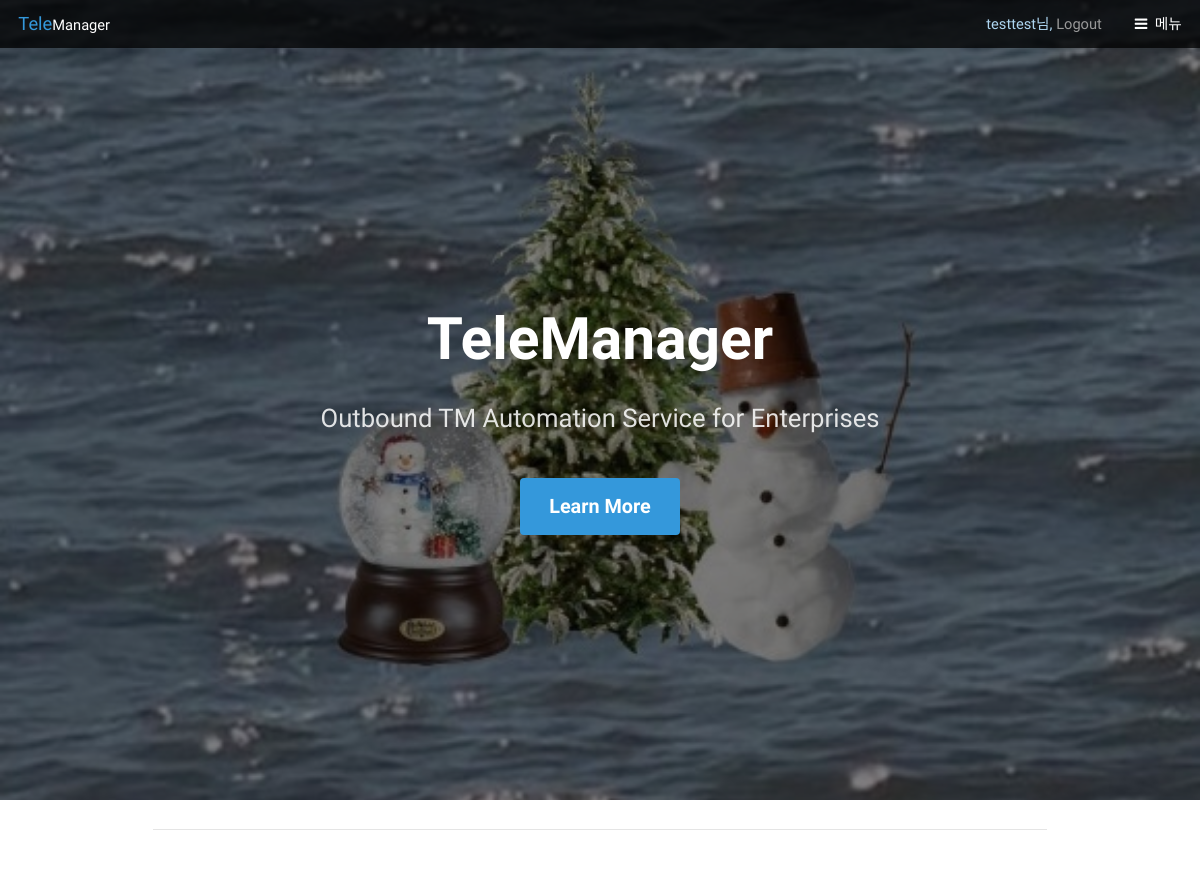
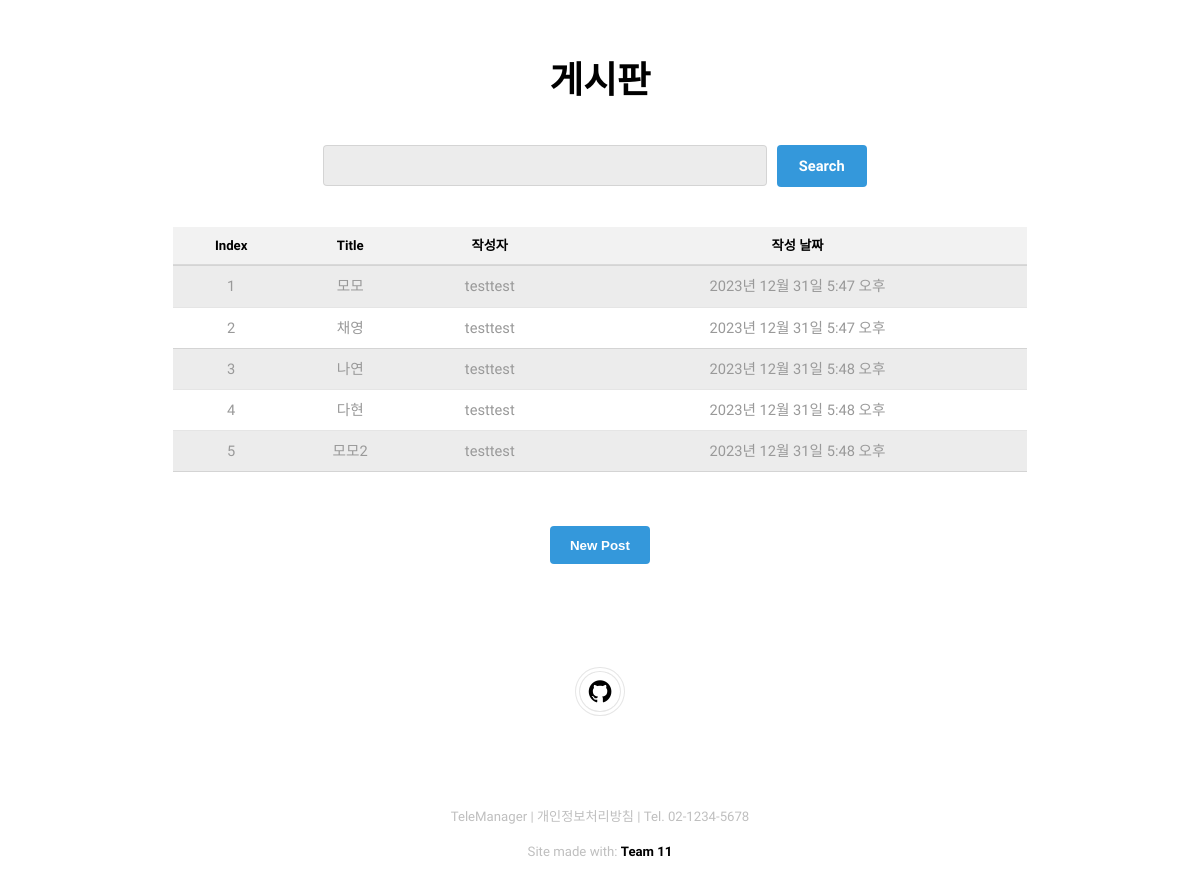
The app's page /post/ (signed in) with its own data (2 pictures, top to bottom).
### post/models.py (models this page shows, shortened)
class Post(models.Model):
    title = models.CharField(max_length=200, default='Default Title')
    content = models.TextField()
    author = models.ForeignKey(User, on_delete=models.CASCADE)
    created = models.DateTimeField(null=True)

### post/views.py (the view)
# urls.py: path('', index),
def index(request):
    posts = Post.objects.all()
    search_key = request.GET.get("keyword", "")
    print(search_key)
    if search_key:
        print(search_key)
        posts = Post.objects.filter(title__icontains=search_key)
    return render(request, 'post/post_list.html', {'posts':posts, 'q':search_key})

### post/templates/post/post_list.html (shortened to what this page needs)
{% extends 'base.html' %}
{% load static %}
{% block content %}
<div id="main" class="container">
    <hr>
    <br><br>
    <div class="custom-table-wrapper">
        <h2>게시판</h2>
        <form action="" method="get" class="custom-search" >
            <input type="text" name="keyword" value="{{q|default:''}}" >
            <input type="submit" value="Search" >
        </form>
        <table>
            <thead>
                <tr>
                    <th>Index</th>
                    <th>Title</th>
                    <th>작성자</th>
                    <th>작성 날짜</th>
                </tr>
            </thead>
            <tbody>
                {% for post in posts %}
                    <tr>
                        <td>{{ forloop.counter }}</td>
                        <td><a href="{% url 'post:post_detail' pk=post.pk %}">{{ post.title }}</a></td>
                        <td>{{ post.author.username }}</td>
                        <td>{{ post.created }}</td>
                    </tr>
                {% endfor %}
            </tbody>
        </table>
        <br>
        <button> <a href="{% url 'post:post_new' %}" style='color:white'>New Post</a></button>
    </div>
</div>
{% endblock %}

### templates/base.html (shortened to what this page needs)
<!DOCTYPE HTML>
<html lang="ko">
<head>
    {% load static %}
    <link rel="stylesheet" href="{% static 'css/main.css' %}">
</head>
<body>
    <header id="header" class="alt">
        <div class="logo">
            <a href="/">Tele<span>Manager</span></a>
        </div>
        {% if not user.is_authenticated %}
        <span class="header-text">
            <a href="/account/">Login</a>
        </span>
        {% else %}
        <span class="header-text">
            {{user}}님,
            <span class ="logout-form" method="post" action="{% url 'account:logout' %}">
                <a type="submit">Logout</a>
            </span>
            </span>
        {% endif %}
        <a href="#menu">메뉴</a>
    </header>
    <section id="banner">
        <div class="inner">
            <header>
                <h1>TeleManager</h1>
                <p>Outbound TM Automation Service for Enterprises</p>
            </header>
            <a href="#main" class="button big scrolly">Learn More</a>
        </div>
    </section>
    {% block content %}{% endblock %}
    <footer id="footer">
        <div class="copyright">
            <ul class="icons">
                <li><a href="https://github.com/TeleManager" class="icon fa-github"><span class="label">Github</span></a></li>
            </ul>
        </div>
    </footer><div class="copyright">
        TeleManager | 개인정보처리방침 | Tel. 02-1234-5678
    </div>
    <div class="copyright">
        Site made with: <a href="#">Team 11</a>
    </div>
</body>
</html>

### records on screen
Post: title "모모", author.username "testtest", created "2023년 12월 31일 5:47 오후"
Post: title "채영", author.username "testtest", created "2023년 12월 31일 5:47 오후"
Post: title "나연", author.username "testtest", created "2023년 12월 31일 5:48 오후"
Post: title "다현", author.username "testtest", created "2023년 12월 31일 5:48 오후"
Post: title "모모2", author.username "testtest", created "2023년 12월 31일 5:48 오후"

### other values on screen
{{ user }} "testtest"
